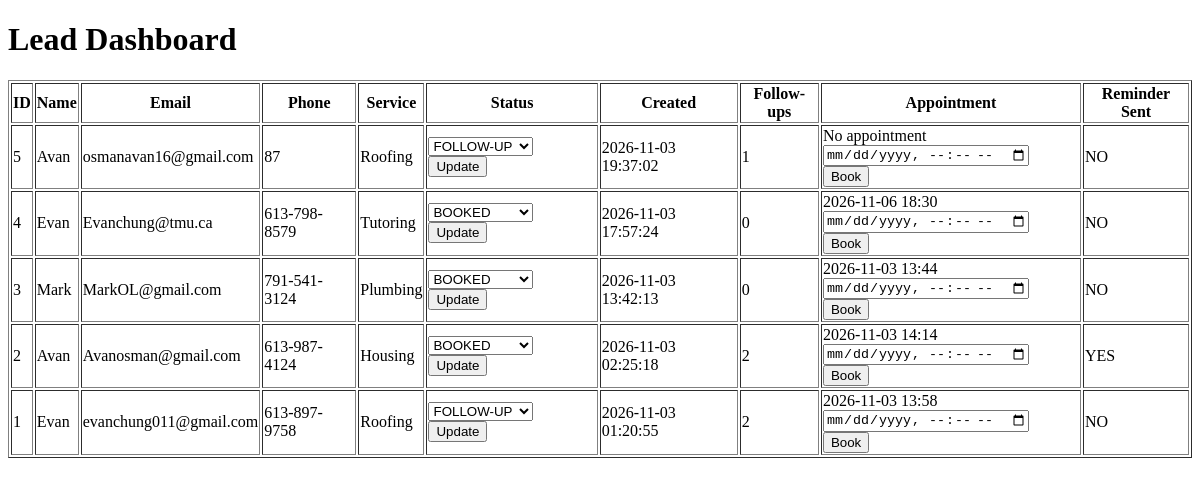
Page /dashboard on the earlier database version.
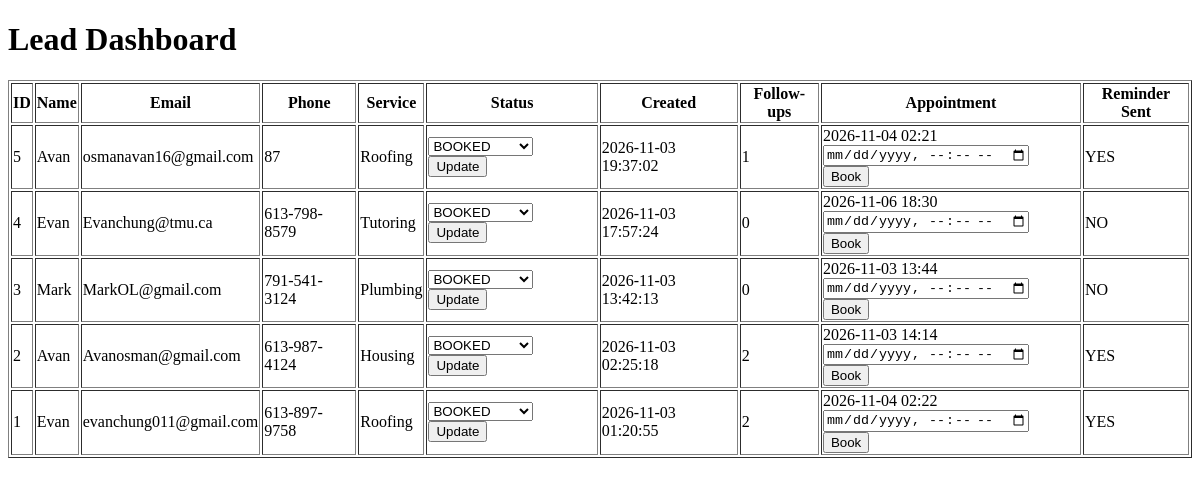
Same page on the later database version.
### tables this page shows
CREATE TABLE leads (
            lead_id INTEGER PRIMARY KEY AUTOINCREMENT,
            name TEXT NOT NULL,
            email TEXT NOT NULL,
            phone TEXT NOT NULL,
            service TEXT NOT NULL,
            status TEXT NOT NULL,
            created_at TEXT NOT NULL,
            last_contacted_at TEXT,
            follow_up_count INTEGER DEFAULT 0,
            appointment_date TEXT,
            reminder_sent TEXT DEFAULT 'NO'
        );

### app.py (the view)
@app.route("/dashboard")
def dashboard():
    connection = sqlite3.connect("leads.db")
    cursor = connection.cursor()
    cursor.execute("""
        SELECT
            lead_id,
            name,
            email,
            phone,
            service,
            status,
            created_at,
            follow_up_count,
            appointment_date,
            reminder_sent
        FROM leads
        ORDER BY lead_id DESC
    """)
    leads = cursor.fetchall()
    connection.close()
    return render_template(
        "dashboard.html",
        leads=leads
    )

### templates/dashboard.html (shortened to what this page needs)
<!DOCTYPE html>
<html>
<head>
</head>
<body>
    <h1>Lead Dashboard</h1>
    <table border="1">
        <tr>
            <th>ID</th>
            <th>Name</th>
            <th>Email</th>
            <th>Phone</th>
            <th>Service</th>
            <th>Status</th>
            <th>Created</th>
            <th>Follow-ups</th>
            <th>Appointment</th>
            <th>Reminder Sent</th>
        </tr>
        {% for lead in leads %}
        <tr>
            <td>{{ lead[0] }}</td>
            <td>{{ lead[1] }}</td>
            <td>{{ lead[2] }}</td>
            <td>{{ lead[3] }}</td>
            <td>{{ lead[4] }}</td>
            <td>
    <form action="/update_status/{{ lead[0] }}" method="POST">
        <select name="status">
            <option value="FOLLOW-UP" {% if lead[5] == "FOLLOW-UP" %}selected{% endif %}>
                FOLLOW-UP
            </option>
            <option value="BOOKED" {% if lead[5] == "BOOKED" %}selected{% endif %}>
                BOOKED
            </option>
        </select>
        <button type="submit">
            Update
        </button>
    </form>
</td>
            <td>{{ lead[6] }}</td>
            <td>{{ lead[7] }}</td>
            <td>
    {% if lead[8] %}
        {{ lead[8] }}
    {% else %}
        No appointment
    {% endif %}
    <form
        action="/book_appointment/{{ lead[0] }}"
        method="POST"
    >
        <input
            type="datetime-local"
            name="appointment_date"
            required
        >
        <button type="submit">
            Book
        </button>
    </form>
</td>
            <td>{{ lead[9] }}</td>
        </tr>
        {% endfor %}
    </table>
</body>
</html>

Differences in the rows shown:
changed leads "osmanavan16@gmail.com": status "FOLLOW-UP" → "BOOKED"; appointment_date (not shown) → "2026-11-04 02:21"; reminder_sent "NO" → "YES"; no longer shows "No appointment"
changed leads "evanchung011@gmail.com": status "FOLLOW-UP" → "BOOKED"; appointment_date "2026-11-03 13:58" → "2026-11-04 02:22"; reminder_sent "NO" → "YES"
